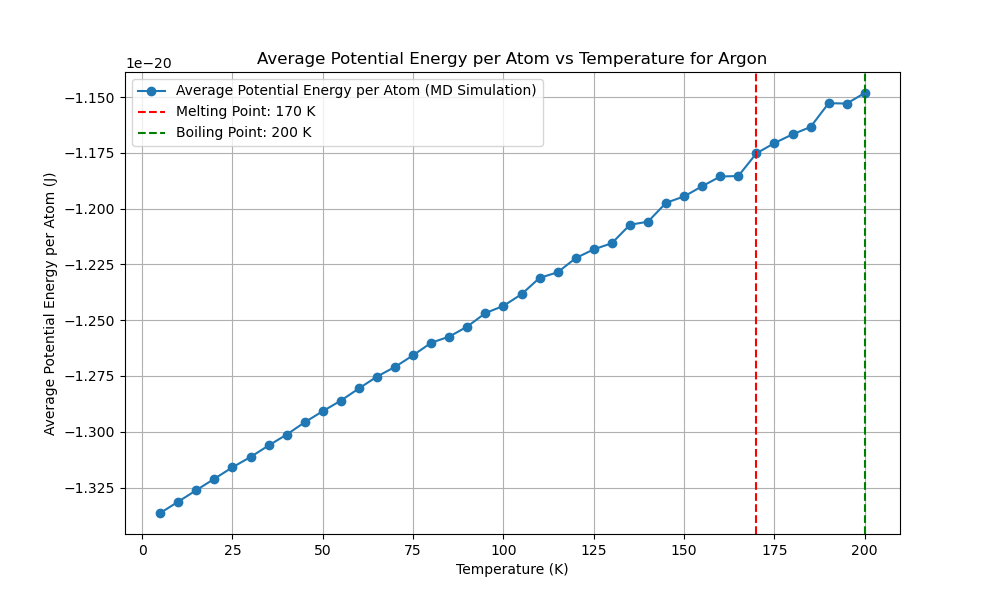

Write Python code to recreate this figure.
import numpy as np
import matplotlib.pyplot as plt
from scipy.optimize import minimize
from multiprocessing import Pool
import time
from reportlab.lib.pagesizes import letter
from reportlab.pdfgen import canvas
from tqdm import tqdm
from numba import njit, prange
import logging
import os

# Get the directory of the current script
script_dir = os.path.dirname(os.path.abspath(__file__))
script_base_name = os.path.splitext(os.path.basename(__file__))[0]

# Set up logging with the script's base name and directory
log_file_path = os.path.join(script_dir, f'{script_base_name}.log')
logging.basicConfig(filename=log_file_path, 
            level=logging.INFO, format='%(asctime)s:%(levelname)s:%(message)s')

EPSILON = 1.654017502e-21  
SIGMA = 3.405e-10  
MASS = 6.63e-26  
K_B = 1.38e-23 

def create_fcc_lattice(a, n):
    """Create an FCC lattice."""
    base = np.array([[0, 0, 0],
                     [0.5, 0.5, 0], [0.5, 0, 0.5], [0, 0.5, 0.5]])
    positions = np.zeros((n**3 * 4, 3))
    index = 0
    for x in range(n):
        for y in range(n):
            for z in range(n):
                offset = np.array([x, y, z])
                for b in base:
                    positions[index] = (offset + b) * a
                    index += 1
    return positions

@njit
def lennard_jones(r2):
    """Calculate the Lennard-Jones potential and force."""
    r6 = (SIGMA ** 2 / r2) ** 3
    r12 = r6 ** 2
    potential = 4 * EPSILON * (r12 - r6)
    force = 24 * EPSILON * (2 * r12 - r6) / r2
    return potential, force

@njit
def apply_pbc(position, box_length):
    """Apply periodic boundary conditions."""
    return position - box_length * np.round(position / box_length)

@njit
def custom_norm(arr, axis=1):
    """Compute the norm along a specified axis."""
    if axis == 1:
        return np.sqrt(np.sum(arr**2, axis=1))
    elif axis == 0:
        return np.sqrt(np.sum(arr**2, axis=0))
    else:
        raise ValueError("Invalid axis")

@njit(parallel=True)
def compute_forces(positions, box_length):
    """Compute forces using Lennard-Jones potential with PBC."""
    N = len(positions)
    forces = np.zeros_like(positions)
    potential_energy = 0.0

    for i in prange(N):
        for j in range(i + 1, N):
            r_vec = apply_pbc(positions[i] - positions[j], box_length)
            r2 = np.dot(r_vec, r_vec)
            if r2 < (3 * SIGMA) ** 2:
                potential, force = lennard_jones(r2)
                f = force * r_vec
                forces[i] += f
                forces[j] -= f
                potential_energy += potential
                
    return forces, potential_energy

@njit
def velocity_verlet_adaptive(positions,
            velocities, forces, dt, box_length, max_force_threshold=1e-12):
    """Velocity-Verlet integration with adaptive time step."""
    new_positions = positions + velocities * dt + 0.5 * forces * dt**2 / MASS
    new_positions = apply_pbc(new_positions, box_length)
    new_forces, _ = compute_forces(new_positions, box_length)
    max_force = np.max(custom_norm(new_forces, axis=1))
    
    if max_force > max_force_threshold:
        dt = max(0.9 * dt * (max_force_threshold / max_force)**0.5, 1e-16)
    
    new_velocities = velocities + 0.5 * (forces + new_forces) * dt / MASS
    return new_positions, new_velocities, new_forces, dt

@njit
def standard_verlet_adaptive(positions,
    velocities, forces, dt, box_length, max_force_threshold=1e-12):
    """Standard Verlet integration with adaptive time step."""
    new_positions = positions + velocities * dt + 0.5 * forces * dt**2 / MASS
    new_positions = apply_pbc(new_positions, box_length)
    new_forces, _ = compute_forces(new_positions, box_length)
    max_force = np.max(custom_norm(new_forces, axis=1))

    if max_force > max_force_threshold:
        dt = max(0.9 * dt * (max_force_threshold / max_force)**0.5, 1e-16)

    new_velocities = velocities + new_forces * dt / MASS
    return new_positions, new_velocities, new_forces, dt

@njit
def leapfrog_verlet_adaptive(positions,
    velocities, forces, dt, box_length, max_force_threshold=1e-12):
    """Leapfrog Verlet integration with adaptive time step."""
    half_dt = 0.5 * dt
    velocities_half = velocities + forces * half_dt / MASS
    new_positions = positions + velocities_half * dt
    new_positions = apply_pbc(new_positions, box_length)
    new_forces, _ = compute_forces(new_positions, box_length)
    max_force = np.max(custom_norm(new_forces, axis=1))

    if max_force > max_force_threshold:
        dt = max(0.9 * dt * (max_force_threshold / max_force)**0.5, 1e-16)

    new_velocities = velocities_half + new_forces * half_dt / MASS
    return new_positions, new_velocities, new_forces, dt

def adaptive_equilibration(positions, velocities, forces, dt, box_length,
       verlet_algorithm, initial_equilibration_window=100,
   initial_threshold=8.5e-22, min_threshold=3e-24,
   max_threshold=5e-21, max_steps=5000):
    
    
    """Perform adaptive equilibration with dynamic threshold and window adjustment."""
    equilibration_steps = 0
    recent_potential_energies = []
    forces, _ = compute_forces(positions, box_length)
    threshold = initial_threshold
    equilibration_window = initial_equilibration_window
    with tqdm(total=equilibration_window, desc="Equilibration") as pbar:
        while equilibration_steps < max_steps:
            positions, velocities, forces, dt = verlet_algorithm(positions,
                velocities, forces, dt, box_length)
            _, potential_energy = compute_forces(positions, box_length)
            recent_potential_energies.append(potential_energy)
            if len(recent_potential_energies) > equilibration_window:
                recent_potential_energies.pop(0)
                mean_potential_energy = np.mean(recent_potential_energies)
                std_potential_energy = np.std(recent_potential_energies)
                logging.info(f" ((len(recent_p_energies) > equiwindow)) STD:  {std_potential_energy:.5e} , MEAN: {mean_potential_energy:.5e}")
                # Dynamically adjust the threshold based on the standard deviation
                if std_potential_energy > threshold:
                    # threshold = min(threshold * 1.1, max_threshold)
                    threshold = max(threshold * 0.9, min_threshold)
                    equilibration_window = int(equilibration_window * 1.1)
                    
                    
            
                    
                    
                    
                    logging.info(f" ((std_potential_energy > threshold)) threshold:  {threshold:.5e} , MEAN: {mean_potential_energy:.5e}")
                else:
                    # threshold = max(threshold * 0.9, min_threshold)
                    threshold = min(threshold * 1.1, max_threshold)
                    
                    
            
                    
                    
                    logging.info(f" ((std_potential_energy < threshold)) threshold:  {threshold:.5e} , MEAN: {mean_potential_energy:.5e}")
                
                if std_potential_energy < threshold and np.abs(potential_energy - mean_potential_energy) < threshold:
                    logging.info(f"Equilibration completed in {equilibration_steps} steps with dt={dt:.2e}")
                    break
                pbar.update(1)
            equilibration_steps += 1
            if equilibration_steps % 1000 == 0:
                logging.info(f"Step {equilibration_steps}: Potential Energy = {potential_energy:.5e}, dt = {dt:.2e}")
    return positions, velocities, forces, dt, equilibration_steps

def run_md_for_temperature(T, seed, verlet_algorithm,
                           dt, sampling_steps=60000):
    """Run MD simulation for a single temperature using the specified Verlet algorithm."""
    np.random.seed(seed)
    a = 5.26e-10  # Initial guess for the lattice parameter
    n = 3  # Number of unit cells in each dimension
    positions = create_fcc_lattice(a, n)
    box_length = n * a  # Length of the simulation box
    N = len(positions)
    
    # Initialize velocities for 5K
    velocities = np.random.randn(N, 3) * np.sqrt(K_B * 5 / MASS)
    forces, _ = compute_forces(positions, box_length)

    # Rescale velocities to the desired temperature
    current_temperature = np.sum(MASS * np.sum(velocities**2, axis=1)) / (3 * N * K_B)
    scale_factor = np.sqrt(T / current_temperature)
    velocities *= scale_factor

    # Adaptive equilibration
    positions, velocities, forces, dt, equilibration_steps = adaptive_equilibration(
        positions, velocities, forces,
        dt, box_length, verlet_algorithm)

    logging.info(f"Equilibration steps: {equilibration_steps}")

    print(f"Equilibration steps: {equilibration_steps}")

    potential_energy = 0
    initial_total_energy = 0
    count = 0
    total_energy_drift = 0

    with tqdm(total=sampling_steps, desc="Progress") as pbar:
        potential_energy = 0
        count = 0
        total_energy_drift = 0
        initial_total_energy = None
    
        for step in range(sampling_steps):
            positions, velocities, forces, dt = verlet_algorithm(
                positions, velocities, forces, dt, box_length
            )
            kinetic_energy = 0.5 * MASS * np.sum(velocities**2)
            _, potential_energy_step = compute_forces(positions, box_length)
            total_energy = kinetic_energy + potential_energy_step
            potential_energy += potential_energy_step
    
            if step == 0:
                initial_total_energy = total_energy
    
            total_energy_drift += abs(total_energy - initial_total_energy)
            count += 1
            pbar.update(1)
            if step % 1000 == 0:
                logging.info(f"Step {step}: Kinetic Energy = {kinetic_energy:.5e}, Potential Energy = {potential_energy_step:.5e}, Total Energy = {total_energy:.5e}")
        
        average_potential_energy = potential_energy / count / N  
        energy_drift = total_energy_drift / count
    
    return dt, average_potential_energy, energy_drift

def potential_energy_for_lattice(a):
    """Calculate potential energy for a given lattice parameter."""
    positions = create_fcc_lattice(a, 3)
    box_length = 3 * a
    _, potential_energy = compute_forces(positions, box_length)
    return potential_energy

def optimize_lattice_parameter():
    """Optimize the lattice parameter."""
    initial_guesses = np.linspace(4.5e-10, 6e-10, 500)
    results = [minimize(potential_energy_for_lattice,
                        [guess], bounds=[(4.5e-10, 6e-10)]) for
               guess in initial_guesses]
    best_result = min(results, key=lambda x: x.fun)
    return best_result.x[0]

def test_time_steps(T, seed, verlet_algorithm,
                    time_steps, sampling_steps=60000):
    """Test different time steps."""
    with Pool(2) as pool:
        args = [(T, seed, verlet_algorithm,
                 dt, sampling_steps) for dt in time_steps]
        results = pool.starmap(run_md_for_temperature, args)
    return results

def run_preliminary_steps_parallel(temperatures, seeds,
                   verlet_algorithms, algorithm_names, 
               time_steps, preliminary_steps):
    """Run preliminary steps sequentially."""
    results = []
    for alg in verlet_algorithms:
        alg_results = []
        for T, seed, dt in zip(temperatures, seeds, time_steps):
            result = run_md_for_temperature(T, seed, alg,
                                            dt, preliminary_steps)
            alg_results.append(result)
        results.append(alg_results)
    
    potential_energies_per_algorithm = []
    energy_drifts_per_algorithm = []
    best_time_steps = []

    for i, alg_results in enumerate(results):
        if len(alg_results) == 0:
            print(f"No results for algorithm {algorithm_names[i]}")  
            logging.warning(f"No results for algorithm {algorithm_names[i]}")
            
            continue
        potential_energies = [res[1] for res in alg_results]
        energy_drifts = [res[2] for res in alg_results]
        best_time_step = time_steps[np.argmin([res[2] for res in alg_results])]
        
        potential_energies_per_algorithm.append(np.mean(potential_energies))
        energy_drifts_per_algorithm.append(np.mean(energy_drifts))
        best_time_steps.append(best_time_step)
    
    return potential_energies_per_algorithm, energy_drifts_per_algorithm, best_time_steps

def find_best_sampling_steps(T, seed, verlet_algorithm,
                time_step, sampling_step_range):
    """Find the best sampling steps."""
    results = []
    for sampling_steps in sampling_step_range:
        dt, potential_energy, energy_drift = run_md_for_temperature(T, seed,
                            verlet_algorithm, time_step, sampling_steps)
        results.append((sampling_steps, potential_energy, energy_drift))
    return results

def generate_pdf_report(melting_point, boiling_point, a_opt, temperatures, potential_energies, runtime, best_algorithm_name, best_time_step, reason):
    """Generate a PDF report."""
    script_base_name = os.path.splitext(os.path.basename(__file__))[0]
    filename = os.path.join(script_dir, f"{script_base_name}.pdf")
    plot_filename = os.path.join(script_dir, f"{script_base_name}.png")

    c = canvas.Canvas(filename, pagesize=letter)
    width, height = letter

    c.drawString(50, height - 50, "Molecular Dynamics Simulation Report")
    c.drawString(50, height - 70, f"Optimized Lattice Parameter: {a_opt:.4e} m")
    c.drawString(50, height - 90, f"Melting Point: {melting_point} K")
    c.drawString(50, height - 110, f"Boiling Point: {boiling_point} K")
    c.drawString(50, height - 130, f"Total Runtime: {runtime:.2f} seconds")
    c.drawString(50, height - 150, f"Best Verlet Algorithm: {best_algorithm_name}")
    c.drawString(50, height - 170, f"Best Time Step: {best_time_step:.2e} s")

    reason_text = f"Reason: {reason}"
    max_chars_per_line = 78
    wrapped_reason = "\n".join([reason_text[i:i + max_chars_per_line] for i in range(0, len(reason_text), max_chars_per_line)])
    text_lines = wrapped_reason.split('\n')
    for i, line in enumerate(text_lines):
        c.drawString(50, height - 190 - i * 20, line)

    # Plot and save the temperature vs potential energy graph
    plt.figure(figsize=(10, 6))
    plt.plot(temperatures, potential_energies, marker='o', linestyle='-', label='Average Potential Energy per Atom (MD Simulation)')
    plt.xlabel('Temperature (K)')
    plt.ylabel('Average Potential Energy per Atom (J)')
    plt.title('Average Potential Energy per Atom vs Temperature for Argon')
    plt.axvline(melting_point, color='r', linestyle='--', label=f'Melting Point: {melting_point} K')
    plt.axvline(boiling_point, color='g', linestyle='--', label=f'Boiling Point: {boiling_point} K')
    plt.legend()
    plt.grid(True)
    plt.savefig(plot_filename)  # Save the plot
    plt.close()

    # Ensure the image file exists before attempting to draw it
    try:
        c.drawImage(plot_filename, 50, 200, width=500, height=300)
    except FileNotFoundError:
        logging.error(f"File {plot_filename} not found. Skipping image in the PDF report.")

    c.save()

def main():
    """Main function to run the MD simulation."""
    start_time = time.time()

    a_opt = optimize_lattice_parameter()
    print(f"Optimized lattice parameter: {a_opt}")
    logging.info(f"Optimized lattice parameter: {a_opt}")

    temperatures = np.arange(5, 205, 5)
    preliminary_temperatures = np.arange(60, 105, 5)

    time_steps = [
        1e-15
        ,5e-16,5e-15,1e-14
        ]

    seeds = np.random.randint(0, 10000, len(temperatures))
    preliminary_seeds = np.random.randint(0, 10000, len(preliminary_temperatures))

    verlet_algorithms = [
        velocity_verlet_adaptive,
        standard_verlet_adaptive,
        leapfrog_verlet_adaptive
    ]
    algorithm_names = [
        "Velocity-Verlet (Adaptive)",
        "Standard Verlet (Adaptive)",
        "Leapfrog Verlet (Adaptive)"
    ]

    preliminary_steps = 2000
    potential_energies_per_algorithm, energy_drifts_per_algorithm, best_time_steps = run_preliminary_steps_parallel(
        preliminary_temperatures,
        preliminary_seeds,
        verlet_algorithms,
        algorithm_names, time_steps, preliminary_steps)

    if not potential_energies_per_algorithm or not energy_drifts_per_algorithm or not best_time_steps:
        print("Error: No valid preliminary results obtained.")
        logging.error("No valid preliminary results obtained.")
        return

    best_algorithm_index = np.argmin([pe + ed for pe, ed in zip(potential_energies_per_algorithm,
                                        energy_drifts_per_algorithm)])
    best_verlet_algorithm = verlet_algorithms[best_algorithm_index]
    best_algorithm_name = algorithm_names[best_algorithm_index]
    best_time_step = best_time_steps[best_algorithm_index]
    reason = (f"Lowest average potential energy ({potential_energies_per_algorithm[best_algorithm_index]:.2e} J) "
              f"and minimal energy drift ({energy_drifts_per_algorithm[best_algorithm_index]:.2e} J) "
              f"during preliminary simulation.")
    print(f"Best Verlet algorithm: {best_algorithm_name}")
    print(f"Best time step: {best_time_step}")

    sampling_step_range = [10000, 15000, 20000, 40000, 60000, 80000]
    sampling_results = find_best_sampling_steps(temperatures[0],
        seeds[0], best_verlet_algorithm, best_time_step,
        sampling_step_range)

    for sampling_steps, potential_energy, energy_drift in sampling_results:
        print(f"Sampling steps: {sampling_steps}, Potential energy: {potential_energy:.2e} J, Energy drift: {energy_drift:.2e} J")
        logging.info(f"Sampling steps: {sampling_steps}, Potential energy: {potential_energy:.2e} J, Energy drift: {energy_drift:.2e} J")

    best_sampling_steps = min(sampling_results, key=lambda x: x[2])[0]
    print(f"Best sampling steps: {best_sampling_steps}")
    logging.info(f"Best sampling steps: {best_sampling_steps}")

    with Pool(2) as pool:
        results = pool.starmap(run_md_for_temperature, [(T, seed,
                             best_verlet_algorithm, best_time_step,
                 best_sampling_steps) for T, seed in zip(temperatures, seeds)])

    dts, potential_energies, energy_drifts = zip(*results)

    end_time = time.time()
    runtime = end_time - start_time
    print(f"Runtime: {runtime:.2f} seconds")

    first_derivative = np.gradient(potential_energies, temperatures)
    second_derivative = np.gradient(first_derivative, temperatures)

    plt.figure(figsize=(10, 6))
    plt.plot(temperatures, potential_energies, marker='o', linestyle='-',
         label='Average Potential Energy (MD Simulation)')
    plt.xlabel('Temperature (K)')
    plt.ylabel('Average Potential Energy (J)')
    plt.title('Average Potential Energy vs Temperature for Argon')
    plt.legend()
    plt.grid(True)

    melting_point = temperatures[np.argmax(first_derivative)]

    post_melting_temperatures = temperatures[temperatures > melting_point]
    post_melting_second_derivative = second_derivative[temperatures > melting_point]

    if post_melting_temperatures.size > 0 and post_melting_second_derivative.size > 0:
        boiling_point = post_melting_temperatures[np.argmax(post_melting_second_derivative)]
    else:
        boiling_point = None
        logging.warning("No boiling point found due to empty post-melting temperature or second derivative.")

    plt.axvline(melting_point, color='r', linestyle='--',
                label=f'Melting Point: {melting_point} K')
    if boiling_point:
        plt.axvline(boiling_point, color='g', linestyle='--',
                    label=f'Boiling Point: {boiling_point} K')
    plt.legend()
    plt.show()

    generate_pdf_report(melting_point, boiling_point,
            a_opt, temperatures, potential_energies, runtime,
            best_algorithm_name, best_time_step, reason)

if __name__ == "__main__":
    main()
